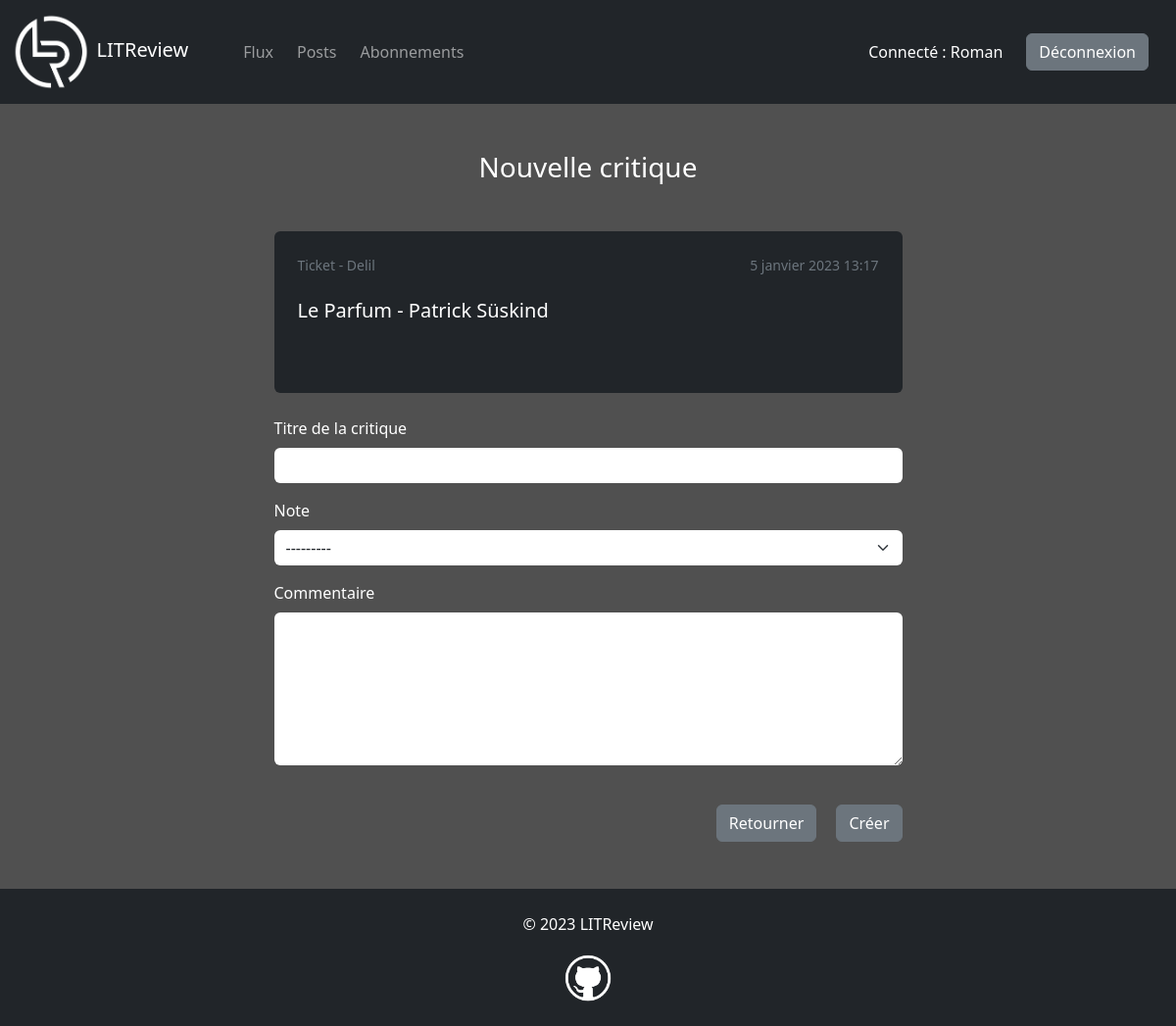
Screenshot of /critique/nouvelle/9/ (signed in) with the database file from the repository.
### accounts/models.py (models this page shows)
class User(AbstractUser):
    pass

### reviews/models.py (models this page shows, shortened)
class Ticket(models.Model):
    user = models.ForeignKey(to=settings.AUTH_USER_MODEL, on_delete=models.CASCADE)
    title = models.CharField(max_length=128)
    description = models.TextField(max_length=2048, blank=True)
    image = models.ImageField(null=True, blank=True, upload_to="book_covers")
    time_created = models.DateTimeField(auto_now_add=True)

### reviews/views.py (the view, shortened to what this page needs)
# urls.py: path("critique/nouvelle/<int:ticket_id>/", views.create_review, name="create_review"),
@login_required
def create_review(request, ticket_id):
    ticket = get_object_or_404(Ticket, pk=ticket_id)
    review_form = CreateReviewForm()
    context = {"review_form": review_form, "ticket": ticket}
    return render(request, "reviews/review_form.html", context)

### reviews/forms.py
class CreateReviewForm(forms.ModelForm):
    class Meta:
        model = Review
        fields = ["headline", "rating", "body"]
        labels = {
            "headline": "Titre de la critique",
            "rating": "Note",
            "body": "Commentaire"
            }
        widgets = {"body": forms.Textarea(attrs={"rows": "6"})}
    def __init__(self, *args, **kwargs):
        super(CreateReviewForm, self).__init__(*args, **kwargs)
        self.fields["headline"].widget.attrs["placeholder"] = ""
        self.fields["body"].widget.attrs["placeholder"] = ""

### reviews/templates/reviews/review_form.html (shortened to what this page needs)
{% extends "base.html" %}
{% load bootstrap5 %}
{% block content %}
<div class="row justify-content-center">
    <div class="col-md-9 col-lg-8 col-xl-7 col-xxl-6">
        <h3 class="text-center text-white mb-5">
            {% if review %}Modification d'une critique{% else %}Nouvelle critique{% endif %}
        </h3>
        <div class="bg-dark rounded p-4 mb-4">
            <div class="d-flex justify-content-between text-secondary">
                {% if ticket.user == request.user %}
                <small>Ticket - Vous</small>
                {% else %}
                <small>Ticket - {{ ticket.user.username }}</small>
                {% endif %}
                <small class="ms-4">{{ ticket.time_created|date }} {{ ticket.time_created|time }}</small>
            </div>
            <h5 class="text-white mt-4">{{ ticket.title }}</h5>
            {% if ticket.image %}
            <div class="row justify-content-center mt-4">
                <div class="col-8 col-sm-5 col-lg-4">
                </div>
            </div>
            {% endif %}
        </div>
        <form method="POST">
            {% bootstrap_form review_form bound_css_class="" %}
            <div class="text-end">
                {% if review %}
                <a class="btn btn-secondary mt-4 me-3" href="{% url 'posts' %}">Retourner</a>
                {% else %}
                <a class="btn btn-secondary mt-4 me-3" href="{% url 'feed' %}">Retourner</a>
                {% endif %}
                <button class="btn btn-secondary mt-4" type="submit">
                    {% if review %}Enregistrer{% else %}Créer{% endif %}
                </button>
            </div>
        </form>
    </div>
</div>
{% endblock content %}

### templates/base.html (shortened to what this page needs)
<!DOCTYPE html>
{% load static %}
<html lang="fr">
<head>
    <link
    href="https://cdn.jsdelivr.net/npm/bootstrap@5.3.0-alpha1/dist/css/bootstrap.min.css"
    rel="stylesheet"
>
    <link rel="stylesheet" href="{% static 'css/style.css' %}">
</head>
<body>
    <div id="main-container">
        <nav class="navbar navbar-dark bg-dark navbar-expand-lg" data-bs-theme="dark">
            <div class="container-fluid">
                <a class="navbar-brand me-5" href="">
                    <img id="litreview-logo" src="{% static 'img/logos/litreview-logo.png' %}" alt="logo">
                    LITReview
                </a>
                {% if user.is_authenticated %}
                <div class="collapse navbar-collapse" id="navbar">
                    <ul class="navbar-nav me-auto mb-2 mb-lg-0">
                        <li>
                            <a class="nav-link me-2" href="{% url 'feed' %}">Flux</a>
                        </li>
                        <li>
                            <a class="nav-link me-2" href="{% url 'posts' %}">Posts</a>
                        </li>
                        <li>
                            <a class="nav-link me-2" href="{% url 'subscriptions' %}">Abonnements</a>
                        </li>
                    </ul>
                    <p class="text-white mt-3 me-4">Connecté : {{ user.username }}</p>
                    <a class="btn btn-secondary me-3 my-2" href="{% url 'logout' %}">Déconnexion</a>
                </div>
                {% endif %}
            </div>
        </nav>
        <div class="container mt-5">
            {% block content %}
            {% endblock content %}
        </div>
    </div>
    <footer class="bg-dark mt-5">
        <p class="text-white text-center pt-4">&copy; <span>{% now "Y" %}</span> LITReview</p>
        <p class="text-center">
            <a href="https://github.com/romansainthilaire" target="_blank">
                <img id="github-logo" src="{% static 'img/logos/github-logo.png' %}" alt="">
            </a>
        </p>
    </footer>
</body>
</html>

### static/css/style.css (style rules this page uses)
body { background-color: rgb(80, 80, 80); }
#main-container { min-height: calc(100vh - 140px); }
footer { height: 140px; }
#litreview-logo { max-height: 80px; }
#github-logo { max-height: 50px; margin-top: 2px; margin-bottom: 2px; }
label, input { color: white; }
a { color: rgb(195, 195, 195); text-underline-offset: 3px; }
.form-control, .form-select { border: none; }

### rows the page displays
User: username "Roman"
Ticket: user.username "Delil", time_created "5 janvier 2023", time_created "13:17", title "Le Parfum - Patrick Süskind"
